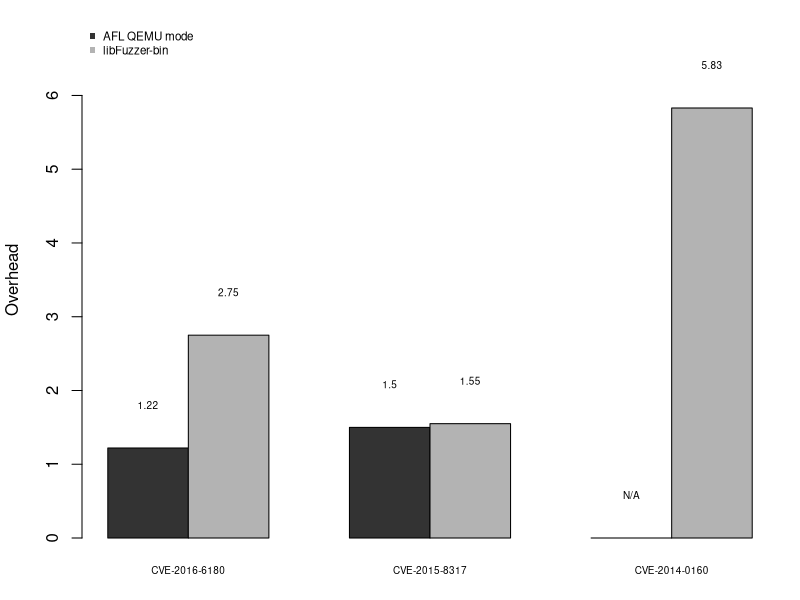

Generate this figure with R:

setwd("/Users/huangant/Dropbox/working/doc_libfuzz.ep/images");

setEPS();
postscript(file="eval_afl.eps", paper="special", width=4, height=2, fonts=c("sans", "mono"));

#pdf(file="eval_afl.pdf", paper="special", width=4, height=2, fonts=c("sans", "mono"));

dat = matrix(c(1.22, 2.75, 1.50, 1.55, 0, 5.83), nr=2);
colors = c(rgb(0.2, 0.2, 0.2), rgb(0.7, 0.7, 0.7));

back_mar = par(mar = c(3, 4, 1, 1)+0.1)	# bottom, left, top, right
t = barplot(dat, beside=TRUE, col=colors,
	ylab="Overhead", ylim=c(0, max(dat)*1.2),
	names.arg = c("CVE-2016-6180", "CVE-2015-8317", "CVE-2014-0160"),
	cex.names=0.6);
text(t, dat+max(dat)/10, c(1.22, 2.75, 1.50, 1.55, "N/A", 5.83), cex=0.6)
legend("topleft", c("AFL QEMU mode", "libFuzzer-bin"), col=colors, pch=15, bty="n", cex=0.7)
par(mar = back_mar);

dev.off();

